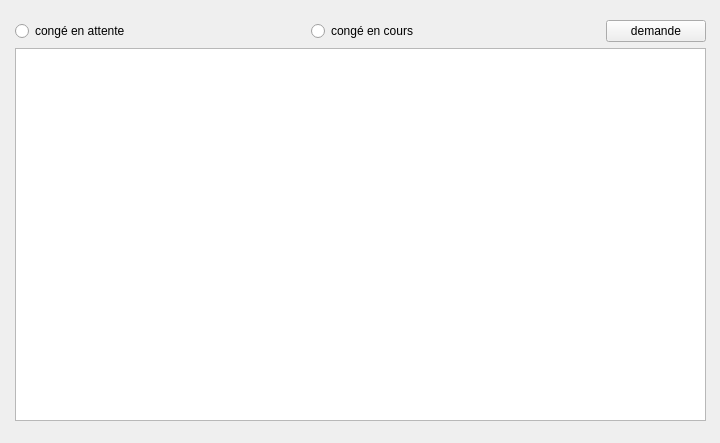
<?xml version="1.0" encoding="UTF-8"?>
<ui version="4.0">
 <class>demandeConge</class>
 <widget class="QMainWindow" name="demandeConge">
  <property name="geometry">
   <rect>
    <x>0</x>
    <y>0</y>
    <width>720</width>
    <height>443</height>
   </rect>
  </property>
  <property name="windowTitle">
   <string>MainWindow</string>
  </property>
  <widget class="QWidget" name="centralwidget">
   <widget class="QWidget" name="layoutWidget">
    <property name="geometry">
     <rect>
      <x>15</x>
      <y>20</y>
      <width>691</width>
      <height>401</height>
     </rect>
    </property>
    <layout class="QGridLayout" name="gridLayout">
     <item row="0" column="2">
      <widget class="QPushButton" name="demande">
       <property name="maximumSize">
        <size>
         <width>100</width>
         <height>16777215</height>
        </size>
       </property>
       <property name="text">
        <string>demande</string>
       </property>
      </widget>
     </item>
     <item row="0" column="1">
      <widget class="QRadioButton" name="radioButton">
       <property name="text">
        <string>congé en cours</string>
       </property>
      </widget>
     </item>
     <item row="0" column="0">
      <widget class="QRadioButton" name="radioButton_2">
       <property name="text">
        <string>congé en attente</string>
       </property>
      </widget>
     </item>
     <item row="1" column="0" colspan="3">
      <widget class="QTableView" name="tbale_conge"/>
     </item>
    </layout>
   </widget>
  </widget>
 </widget>
 <resources/>
 <connections/>
</ui>
